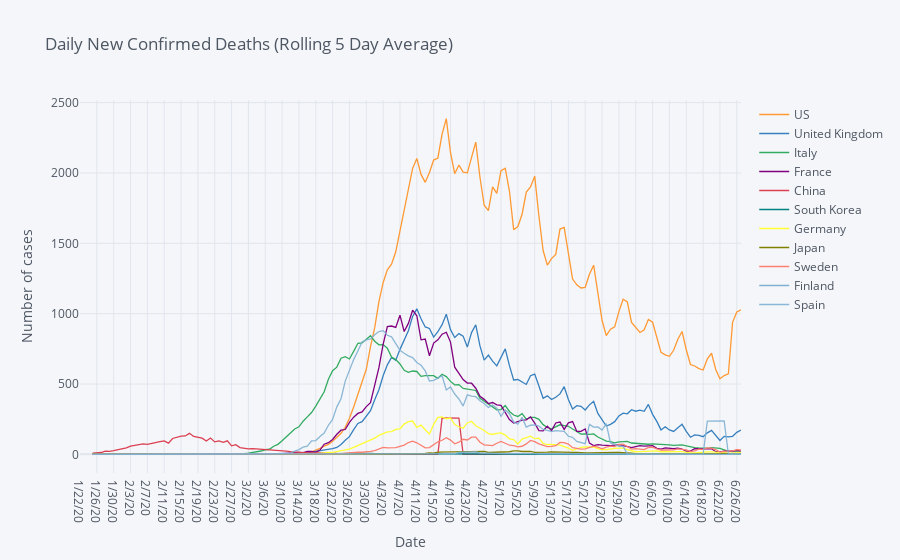

The notebook cell this image was saved under:
### Code cell
window_size = 5
rolling = country_daily.xs('Deaths', axis=1, level=1).rolling(window=window_size, min_periods=3).mean()
rolling.iplot(yaxis_title='Number of cases', xaxis_title='Date',
              title='Daily New Confirmed Deaths (Rolling {} Day Average)'.format(window_size))

### Figure 1 — Plotly figure (JSON) as saved in the notebook; plotly's stock layout.template omitted (floating-point values rounded to 4 significant figures; data arrays with more than 128 entries replaced by an {"elided": "..."} marker saying what was removed)
{"data": [{"line": {"color": "rgba(255, 153, 51, 1.0)", "dash": "solid", "shape": "linear", "width": 1.3}, "mode": "lines", "name": "US", "text": "", "type": "scatter", "x": {"elided": "158 str values"}, "y": {"elided": "158 mixed values"}}, {"line": {"color": "rgba(55, 128, 191, 1.0)", "dash": "solid", "shape": "linear", "width": 1.3}, "mode": "lines", "name": "United Kingdom", "text": "", "type": "scatter", "x": {"elided": "158 str values"}, "y": {"elided": "158 mixed values"}}, {"line": {"color": "rgba(50, 171, 96, 1.0)", "dash": "solid", "shape": "linear", "width": 1.3}, "mode": "lines", "name": "Italy", "text": "", "type": "scatter", "x": {"elided": "158 str values"}, "y": {"elided": "158 mixed values"}}, {"line": {"color": "rgba(128, 0, 128, 1.0)", "dash": "solid", "shape": "linear", "width": 1.3}, "mode": "lines", "name": "France", "text": "", "type": "scatter", "x": {"elided": "158 str values"}, "y": {"elided": "158 mixed values"}}, {"line": {"color": "rgba(219, 64, 82, 1.0)", "dash": "solid", "shape": "linear", "width": 1.3}, "mode": "lines", "name": "China", "text": "", "type": "scatter", "x": {"elided": "158 str values"}, "y": {"elided": "158 mixed values"}}, {"line": {"color": "rgba(0, 128, 128, 1.0)", "dash": "solid", "shape": "linear", "width": 1.3}, "mode": "lines", "name": "South Korea", "text": "", "type": "scatter", "x": {"elided": "158 str values"}, "y": {"elided": "158 mixed values"}}, {"line": {"color": "rgba(255, 255, 51, 1.0)", "dash": "solid", "shape": "linear", "width": 1.3}, "mode": "lines", "name": "Germany", "text": "", "type": "scatter", "x": {"elided": "158 str values"}, "y": {"elided": "158 mixed values"}}, {"line": {"color": "rgba(128, 128, 0, 1.0)", "dash": "solid", "shape": "linear", "width": 1.3}, "mode": "lines", "name": "Japan", "text": "", "type": "scatter", "x": {"elided": "158 str values"}, "y": {"elided": "158 mixed values"}}, {"line": {"color": "rgba(251, 128, 114, 1.0)", "dash": "solid", "shape": "linear", "width": 1.3}, "mode": "lines", "name": "Sweden", "text": "", "type": "scatter", "x": {"elided": "158 str values"}, "y": {"elided": "158 mixed values"}}, {"line": {"color": "rgba(128, 177, 211, 1.0)", "dash": "solid", "shape": "linear", "width": 1.3}, "mode": "lines", "name": "Finland", "text": "", "type": "scatter", "x": {"elided": "158 str values"}, "y": {"elided": "158 mixed values"}}, {"line": {"color": "rgba(128, 177, 211, 0.8999999999999999)", "dash": "solid", "shape": "linear", "width": 1.3}, "mode": "lines", "name": "Spain", "text": "", "type": "scatter", "x": {"elided": "158 str values"}, "y": {"elided": "158 mixed values"}}], "layout": {"legend": {"bgcolor": "#F5F6F9", "font": {"color": "#4D5663"}}, "paper_bgcolor": "#F5F6F9", "plot_bgcolor": "#F5F6F9", "title": {"font": {"color": "#4D5663"}, "text": "Daily New Confirmed Deaths (Rolling 5 Day Average)"}, "xaxis": {"gridcolor": "#E1E5ED", "showgrid": true, "tickfont": {"color": "#4D5663"}, "title": {"font": {"color": "#4D5663"}, "text": "Date"}, "zerolinecolor": "#E1E5ED"}, "yaxis": {"gridcolor": "#E1E5ED", "showgrid": true, "tickfont": {"color": "#4D5663"}, "title": {"font": {"color": "#4D5663"}, "text": "Number of cases"}, "zerolinecolor": "#E1E5ED"}}}
